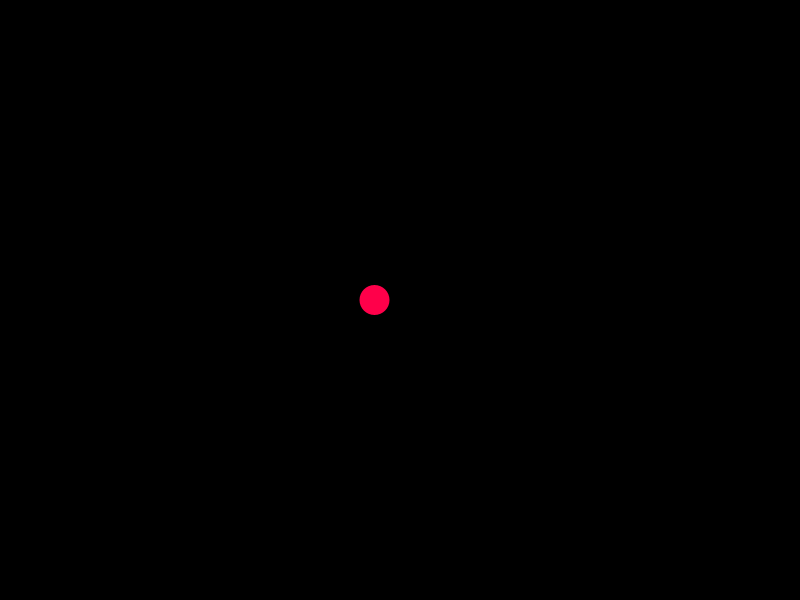
Frame 1 (no input)
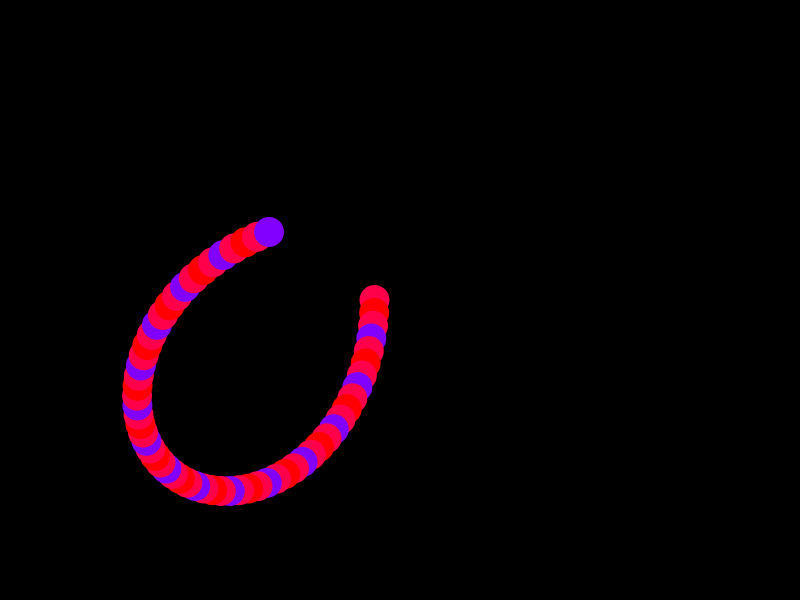
Frame 60 (the mouse pressed at the canvas centre just before this capture)
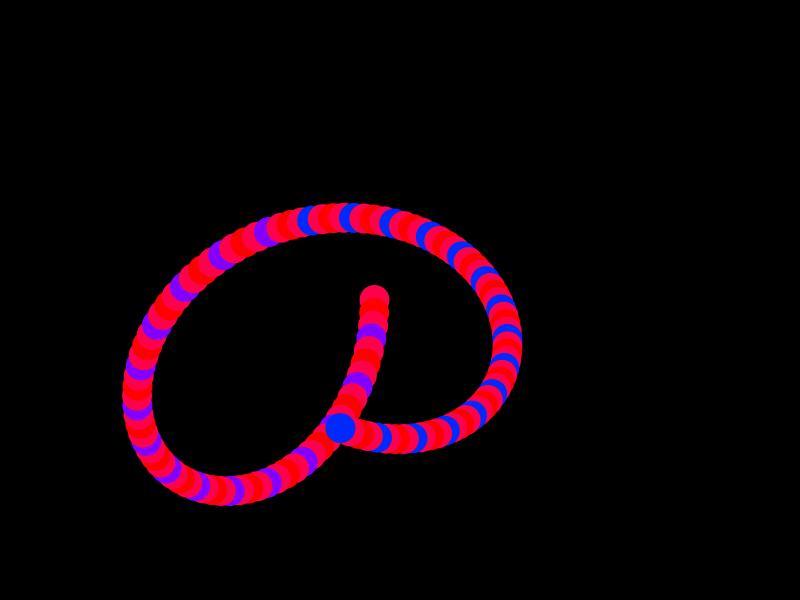
Frame 120 (the mouse held since frame 60 and released just before this capture)

The Processing sketch that drew these frames (run headless with seeded random() and noise(); from frame 60 on, the mouse is pressed at the canvas centre):

// Processing sketch: processing_149579
// ── processing_149579.pde

float diameter;
float diameter2;
float angle = 0;
float angle2 = 0;
float angle3 = 0;
float colour = 0;
float rand1 = random(5,150);
float rand2 = random(5,150);
float randstartcolour = random(0,255);
float randcolour = random(20,150);



void setup() {
 
  size(800, 600);
  diameter = 290;
  diameter2= 141;

  //frameRate(30);
  //blendMode(MULTIPLY);
  colorMode(HSB);
  smooth(8);
  background(0);
  noStroke();
 
}

void draw() {

  //float sin = (sin(angle); 
  float coloursin = (sin(angle*1) * 10 + 55);
  float colourrand = (sin(angle3) * randcolour + randstartcolour);
  float sinw = (sin(angle) * diameter/2) + height/2;
  float sinh = (sin(angle + PI/2) * diameter/2) + height/2;
  float sinw2 = (sin(angle2) * diameter2/2);
  float sinh2 = (sin(angle2 + PI/2) * diameter2/2);
 
   //fill(255, 204);  //white
   fill(colourrand,255,255);
   ellipse(sinh - sinh2 , sinw + sinw2, 30, 30);
 //}

colour += 0.135;

  angle2 += PI/rand1;
  angle += PI/rand2;
  angle3 += PI/2;
 
  if(colourrand == 255)
{
  colourrand = 1;
} 

if(colourrand == 0)
{
  colourrand = 254;
}  

}
 
 void mousePressed() {
   background(0);
rand1 = random(5,150);
rand2 = random(5,150);
randcolour = random(20,150);
 }
 
